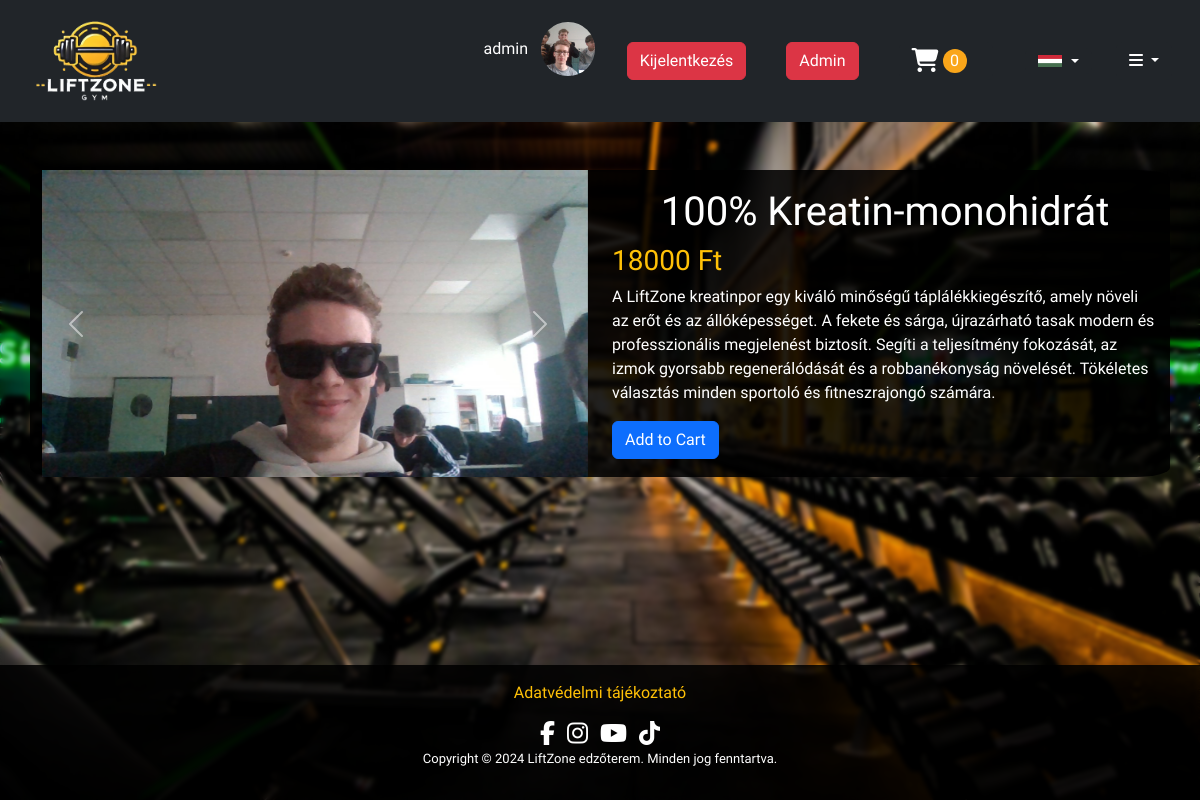
The page /?o=termek&id=11 (signed in) on the database its author committed.
### tables this page shows
CREATE TABLE `user` (
  `uID` int(11) NOT NULL,
  `uUID` varchar(23) NOT NULL,
  `uFelhasznalonev` varchar(100) NOT NULL,
  `uSzuleteskorinev` varchar(30) NOT NULL,
  `uemail` varchar(254) NOT NULL,
  `uPassword` varchar(64) NOT NULL,
  `uSzuletesidatum` date NOT NULL,
  `uRegisztracio` datetime NOT NULL,
  `uIP` varchar(48) NOT NULL,
  `uSession` varchar(8) NOT NULL,
  `uStatus` varchar(10) NOT NULL,
  `uSzerep` int(11) NOT NULL,
  `uKomment` text NOT NULL,
  `uProfilePic` varchar(100) NOT NULL,
  `uOriginPic` varchar(100) NOT NULL,
  `u2FACode` varchar(6) DEFAULT NULL,
  `u2FAExpiry` datetime DEFAULT NULL,
  `u2FAStatus` tinyint(1) NOT NULL
);

CREATE TABLE `termekek` (
  `teID` int(11) NOT NULL,
  `teNev` varchar(100) NOT NULL,
  `teAr` int(11) NOT NULL,
  `teLeiras` text NOT NULL,
  `teDatum` datetime NOT NULL DEFAULT current_timestamp(),
  `teStatus` int(11) NOT NULL
);

### src/actions/sqlcall.php (called while the page is built, shortened)
<?php
function db_connect() {
    $fajlnev = dirname(__DIR__) . '/.env';
    $config = [];
    if (file_exists($fajlnev)) {
        $lines = file($fajlnev, FILE_IGNORE_NEW_LINES | FILE_SKIP_EMPTY_LINES);
        foreach ($lines as $line) {
            list($key, $value) = explode('=', $line, 2);
            $config[trim($key)] = trim($value);
        }
    } else {
        die("A .env fájl hiányzik");
    }
    $db_host = $config['DB_HOST'] ?? 'localhost';
    $db_user = $config['DB_USER'] ?? 'root';
    $db_pass = $config['DB_PASS'] ?? '';
    $db_name = $config['DB_NAME'] ?? 'default_db';
    $db = new mysqli($db_host, $db_user, $db_pass, $db_name);
    $db->query("SET CHARACTER SET utf8");
    return $db;
}
function sqlcall($sql, $types = '', $params = []) {
    $db = db_connect();
    $stmt = $db->prepare($sql);
    $stmt->execute();
    $result = $stmt->get_result();
    return $result;
}
?>

### src/actions/getuserinfo.php (called while the page is built, shortened)
<?php
function getUserInfo(){
    include_once("sqlcall.php");
    if (isset($_SESSION['uid'])) {
        $sql = "SELECT * FROM user WHERE uID = '$_SESSION[uid]'";
        $tabla = sqlcall($sql);
        $row = $tabla->fetch_assoc();
        return $row;
    }
    return [];
}
?>

### src/actions/nyelv_betoltes.php (called while the page is built, shortened)
<?php
$lang = isset($_SESSION['lang']) ? $_SESSION['lang'] : 'hu';
$filePath = $lang === 'hu' ? './lang/lang_hu.json' : './lang/lang_en.json';
$languageContent = json_decode(file_get_contents($filePath), true);
?>

### src/actions/kosar_tartalom.php (called while the page is built, shortened)
<?php
function getKosarContent($kosarid = null) {
    $uid = $_SESSION["uid"];
    $isActiveCart = false;
    if (!isset($kosarid)) {
        $kosarlekeres = sqlcall("SELECT koID, koTranzakcioID FROM kosar WHERE koUID = $uid AND koTranzakcioID IS NULL LIMIT 1");
        $kosar = $kosarlekeres->fetch_assoc();
        $kosarid = $kosar["koID"] ?? null;
        $isActiveCart = isset($kosar["koTranzakcioID"]) ? false : true;
    }
    $statusCondition = $isActiveCart ? "AND ktStatus = 1" : "";
    $kosartartalomlekeres = sqlcall("SELECT * FROM kosar_tetelek WHERE ktkoID = $kosarid $statusCondition");
    $kosartartalma = [];
    return $kosartartalma;
}
?>

### src/oldalak/termek.php (the view, shortened to what this page needs)
<?php
if (isset($_GET['id'])):
    $id = intval($_GET['id']);
    $termeklekerdezes = sqlcall("SELECT * FROM termekek WHERE teID = $id");
    if ($termeklekerdezes->num_rows > 0):
        $termek = $termeklekerdezes->fetch_assoc();
    else:
        echo "<p>Product not found.</p>";
        exit;
    endif;
    $kepekMappa = "images/termekek/$id/";
    $kepek = glob("$kepekMappa*.{png,jpg,jpeg,gif,webp}", GLOB_BRACE);
?>
    <div class="container mt-5 bg-transparentblack termek">
        <div class="row align-items-center">
        <div class="col-md-6">
                <?php if (!empty($kepek)): ?>
                <div id="productGallery" class="carousel slide" data-bs-ride="carousel">
                    <div class="carousel-inner">
                        <?php foreach ($kepek as $index => $image): ?>
                            <div class="carousel-item <?php echo $index === 0 ? 'active' : ''; ?>">
                                <img src="<?php echo $image; ?>" class="d-block w-100" alt="Product Image <?php echo $index + 1; ?>">
                            </div>
                        <?php endforeach; ?>
                    </div>
                    <button class="carousel-control-prev" type="button" data-bs-target="#productGallery" data-bs-slide="prev">
                        <span class="carousel-control-prev-icon" aria-hidden="true"></span>
                    </button>
                    <button class="carousel-control-next" type="button" data-bs-target="#productGallery" data-bs-slide="next">
                        <span class="carousel-control-next-icon" aria-hidden="true"></span>
                    </button>
                </div>
                <?php else: ?>
                    <p>No images available for this product.</p>
                <?php endif; ?>
            </div>
            <div class="col-md-6">
                <div>
                    <h1><?php echo htmlspecialchars($termek['teNev']); ?></h1>
                    <h3 class="text-warning"><?php echo htmlspecialchars($termek['teAr']); ?> Ft</h3>
                    <p><?php echo nl2br(htmlspecialchars($termek['teLeiras'])); ?></p>
                    <form action="actions/kosar_termek_hozzaadas.php" method="POST" target="kisablak">
                    <button type="submit" class="btn btn-primary">Add to Cart</button>
                    </form>
                </div>
            </div>
        </div>
    </div>
<?php endif; ?>

### src/oldalak/navbar.php (shortened to what this page needs)
<?php
$lang = isset($_SESSION['lang']) ? $_SESSION['lang'] : 'hu';
$flagSrc = $lang === 'hu' ? 'images/hu_flag.png' : 'images/us_flag.png';
$adatok = getUserInfo();
?>
<nav class="navbar navbar-dark bg-dark p-3">
    <div class="container-fluid">
        <a class="navbar-brand text-warning fs-2" href="./"><img src="images/logo.png" alt="LiftZone" title="LiftZone"
                class="logo"></a>
        <form>
            <div class="row align-items-center">
                <?php if (!isset($_SESSION["uid"])): ?>
                    <div class="col-auto">
                        <a class="btn btn-warning m-2" href="./?o=loginform"><?= $languageContent['loginBtn'] ?></a>
                    </div>
                    <div class="col-auto">
                        <a class="btn btn-warning m-2" href="./?o=registerform"><?= $languageContent['signupBtn'] ?></a>
                    </div>
                <?php else: ?>
                    <div class="col-auto">
                        <span class="navbar-text">
                            <a href="./?o=fiok" id="felhasznalo_nev" class="d-flex align-items-center">
                                <?= $adatok['uFelhasznalonev'] ?>
                                <img alt="Profile Image" class="profile-image"
                                    src="profile_pic/<?= empty($adatok['uProfilePic']) ? '../images/pic.png' : $adatok['uProfilePic'] ?>" />
                            </a>
                        </span>
                    </div>
                    <div class="col-auto">
                        <a href="actions/kijelentkezes.php"
                            class="btn btn-danger m-2"><?= $languageContent['logoutBtn'] ?></a>
                    </div>
                <?php endif; ?>
                <?php if (isset($_SESSION["szerep"]) && $_SESSION["szerep"] == "admin"): ?>
                    <div class="col-auto">
                        <a class="btn btn-danger m-2" href="?o=admin&a=felhasznalo_kezeles&search=">Admin</a>
                    </div>
                <?php endif; ?>
                <div class="col-auto">
                    <div class="btn btn-dark m-2" data-bs-toggle="modal" data-bs-target="#kosarpopup">
                        <i class="fa fa-shopping-cart fa-xl"></i>
                        <?php
                        if (isset($_SESSION['uid'])):
                            require("actions/kosar_tartalom.php");
                            $cartContent = getKosarContent();
                            ?>
                            <span class="kosarszam"><?php echo count($cartContent); ?></span>
                        <?php endif; ?>
                    </div>
                </div>
                <div class="col-auto">
                    <div class="dropdown">
                        <button class="btn btn-dark dropdown-toggle d-flex align-items-center" type="button"
                            id="languageMenu" data-bs-toggle="dropdown" aria-expanded="false">
                            <img src="<?= $flagSrc ?>" alt="Language Flag" class="flag-icon" id="selectedFlag">
                        </button>
                    </div>
                </div>
                <div class="col-auto">
                    <div class="dropdown">
                        <button class="btn btn-dark dropdown-toggle" type="button" id="hamburgerMenu"
                            data-bs-toggle="dropdown" aria-expanded="false">
                            <i class="fa fa-bars"></i>
                        </button>
                    </div>
                </div>
            </div>
        </form>
    </div>
</nav>

### src/style.css (style rules this page uses)
:root { --white: #ffffff; --black: #000000; --dark-gray: #23272a; --lighter-gray: #2c2f33; --blue: #5865f2; --yellow: #defa1a; --orange: #faa61a; --red: #ff3860; --error-red: #dc3545; --gold: #ffc107; --transparent-black: #000000dd; --bs-dropdown-link-color: #fff; }
.bg-transparentblack { background: var(--transparent-black); border-radius: 3%; }
body { margin: 0; background-image: url(images/bg.jpg); background-size: cover; background-repeat: no-repeat; background-attachment: fixed; background-size: 100% 100%; font-family: "Kanit", sans-serif; }
span { margin-right: 10pt; }
a { color: white; text-decoration: none; }
h1 { text-align: center; }
.profile-image { width: 40pt; height: 40pt; border-radius: 50%; object-fit: cover; margin-left: 10pt; }
.logo { height: 60pt; }
.flag-icon { width: 24px; height: auto; margin-right: 5px; }
.kosarszam { display: inline-block; background-color: var(--orange); border-radius: 50%; width: 1.5em; height: 1.5em; text-align: center; justify-content: center; }

### rows shown on the page
user: uFelhasznalonev "admin", uProfilePic (picture)
termekek: teNev "100% Kreatin-monohidrát", teAr "18000", teLeiras "A LiftZone kreatinpor egy kiváló minőségű táplálékkiegészítő, amely növeli az erőt és az állóképességet. A fekete és sárga, újrazárható tasak modern és professzionális megjelenést biztosít. Segíti a teljesítmény fokozását, az izmok gyorsabb regenerálódását és a robbanékonyság növelését. Tökéletes választás minden sportoló és fitneszrajongó számára."

### other values the page prints
$languageContent['logoutBtn'] "Kijelentkezés"
count($cartContent) "0"
$languageContent['adatvedelmi'] "Adatvédelmi tájékoztató"
$languageContent['copyright'] "Copyright © 2024 LiftZone edzőterem. Minden jog fenntartva."
